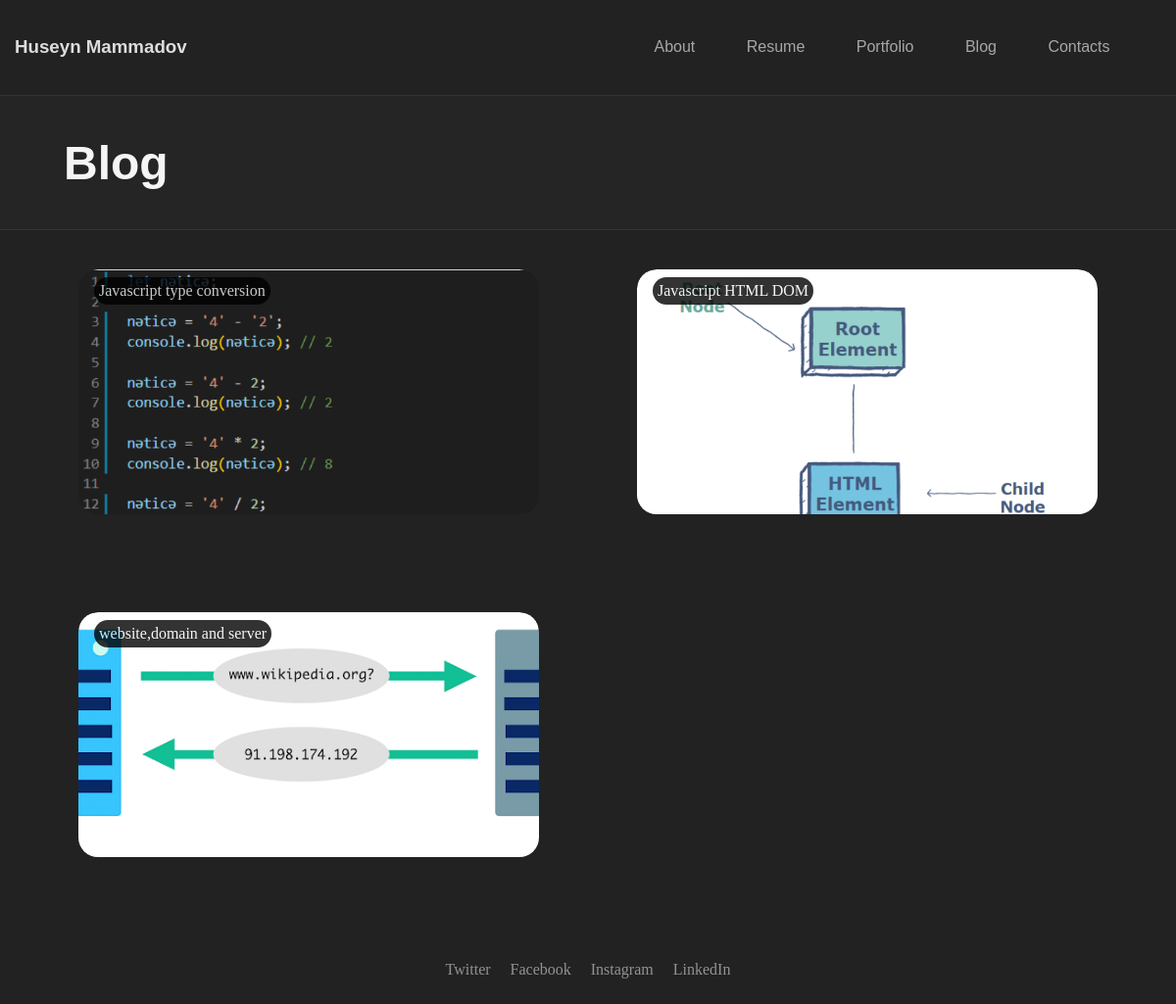
Page /blog on the committed database.
### models.py (models this page shows)
class Blog(db.Model):
    id=db.Column(db.Integer,primary_key=True)
    blog_img=db.Column(db.String(100))
    blog_name=db.Column(db.String(100))
    blog_link=db.Column(db.String(100))

### app/routes.py (the view)
@app.route("/blog")
def app_blog():
    from models import Blog
    blog=Blog.query.all()
    return render_template("app/blog.html", blog=blog)

### templates/app/blog.html
{% extends "app/base.html" %}
{% block content %}
<section class="container-fluid text">
    <div class="col-12"></div>
        <div class="portfolio-text">
            <h1>Blog</h1>
        </div>
</section>
<section class="blog-container">
    <div class="blog-grid-container">
        {% for blog in blog %}
        <a href="{{blog.blog_link}}">
            <div class="blog-items">
                <img src="static/uploads/{{blog.blog_img}}" alt="">
                <div class="top-left-text">{{blog.blog_name}}</div>
            </div>
        </a>
        {% endfor %}
    </div>
</section>
{% endblock %}

### static/app/css/grid.css (style rules this page uses)
html { box-sizing: border-box; -ms-overflow-style: scrollbar; }
*, *::before, *::after { box-sizing: inherit; }
.container-fluid { width: 100%; padding-right: 15px; padding-left: 15px; margin-right: auto; margin-left: auto; }
.col-1, .col-2, .col-3, .col-4, .col-5, .col-6, .col-7, .col-8, .col-9, .col-10, .col-11, .col-12, .col, .col-auto, .col-sm-1, .col-sm-2, .col-sm-3, .col-sm-4, .col-sm-5, .col-sm-6, .col-sm-7, .col-sm-8, .col-sm-9, .col-sm-10, .col-sm-11, .col-sm-12, .col-sm, .col-sm-auto, .col-md-1, .col-md-2, .col-md-3, .col-md-4, .col-md-5, .col-md-6, .col-md-7, .col-md-8, .col-md-9, .col-md-10, .col-md-11, .col-md-12, .col-md, .col-md-auto, .col-lg-1, .col-lg-2, .col-lg-3, .col-lg-4, .col-lg-5, .col-lg-6, .col-lg-7, .col-lg-8, .col-lg-9, .col-lg-10, .col-lg-11, .col-lg-12, .col-lg, .col-lg-auto, .col-xl-1, .col-xl-2, .col-xl-3, .col-xl-4, .col-xl-5, .col-xl-6, .col-xl-7, .col-xl-8, .col-xl-9, .col-xl-10, .col-xl-11, .col-xl-12, .col-xl, .col-xl-auto { position: relative; width: 100%; min-height: 1px; padding-right: 15px; padding-left: 15px; }
.col-12 { -webkit-box-flex: 0; -ms-flex: 0 0 100%; flex: 0 0 100%; max-width: 100%; }

### static/app/css/style.css (style rules this page uses)
body p, h1, h2, h3, h4, h5 { font-family: "Poppins",Helvetica,sans-serif; color: #d5d5d5; }
body { background-color: #222; margin: 0px; }
.portfolio-text h1 { font-size: 3em; color: #f5f5f5; }
.portfolio-text { margin:10px 50px; }
.text { border-top: 1px solid #333; border-bottom: 1px solid #333; background-color: #252525; }
.top-left-text { position: absolute; top: 8px; left: 16px; background-color: black; padding: 5px; border-radius: 1rem; opacity: 0.8; }
::placeholder { color: #f5f5f5; }
.blog-grid-container { display: grid; grid-template-columns: repeat(2, 1fr); gap: 15px; margin: 40px 80px }
.blog-items img { max-width: 100%; object-fit: cover; border-radius: 20px; overflow: hidden; transition: all 0.3s ease; }
.blog-items { color: #f5f5f5; position: relative; height: 250px; overflow: hidden; border-radius: 20px; }
@media (min-width: 1024px) { .blog-grid-container { gap: 100px; } }

### rows in the picture
Blog: blog_img (picture), blog_name "Javascript type conversion"
Blog: blog_img (picture), blog_name "Javascript HTML DOM"
Blog: blog_img (picture), blog_name "website,domain and server"
